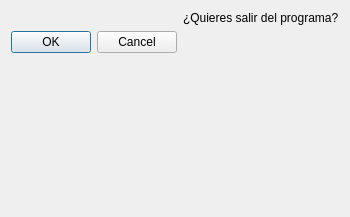
<?xml version="1.0" encoding="UTF-8"?>
<ui version="4.0">
 <class>dlgSalir</class>
 <widget class="QDialog" name="dlgSalir">
  <property name="geometry">
   <rect>
    <x>0</x>
    <y>0</y>
    <width>321</width>
    <height>217</height>
   </rect>
  </property>
  <property name="windowTitle">
   <string>Dialog</string>
  </property>
  <property name="sizeGripEnabled">
   <bool>false</bool>
  </property>
  <property name="modal">
   <bool>true</bool>
  </property>
  <layout class="QFormLayout" name="formLayout">
   <item row="0" column="0">
    <widget class="QLabel" name="labelImg">
     <property name="text">
      <string/>
     </property>
     <property name="pixmap">
      <pixmap>../img/alert.png</pixmap>
     </property>
     <property name="scaledContents">
      <bool>true</bool>
     </property>
    </widget>
   </item>
   <item row="2" column="0">
    <widget class="QDialogButtonBox" name="btnBox">
     <property name="sizePolicy">
      <sizepolicy hsizetype="Preferred" vsizetype="Preferred">
       <horstretch>0</horstretch>
       <verstretch>0</verstretch>
      </sizepolicy>
     </property>
     <property name="standardButtons">
      <set>QDialogButtonBox::Cancel|QDialogButtonBox::Ok</set>
     </property>
    </widget>
   </item>
   <item row="0" column="1">
    <widget class="QLabel" name="labelTexto">
     <property name="text">
      <string>¿Quieres salir del programa?</string>
     </property>
    </widget>
   </item>
  </layout>
 </widget>
 <resources/>
 <connections/>
</ui>
